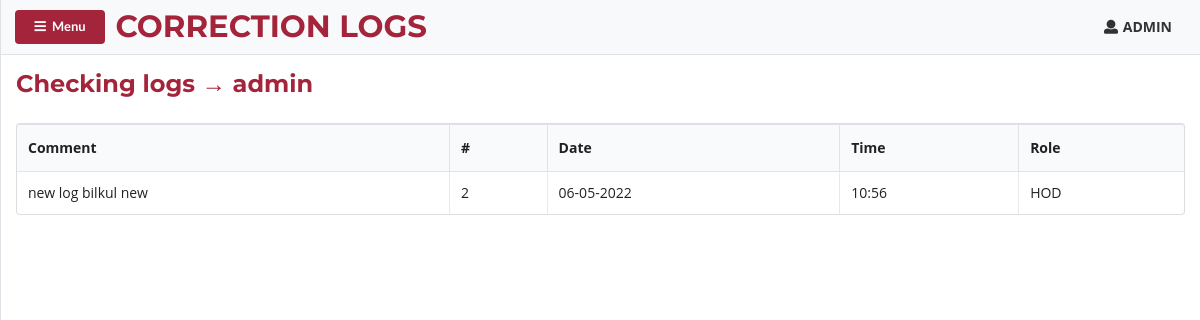
/correction-logs.php?id=admin (signed in), run on the app's committed database.
### tables this page shows
CREATE TABLE `check_logs` (
  `id` int(100) NOT NULL,
  `log` varchar(300) NOT NULL,
  `number` int(100) NOT NULL,
  `date` date NOT NULL,
  `time` time(6) NOT NULL,
  `checker_role` varchar(100) NOT NULL,
  `checker_id` varchar(100) NOT NULL,
  `record_owner_id` varchar(100) NOT NULL
);

### correction-logs.php (the view, shortened to what this page needs)
<?php include("header.php") ?>
<?php include("sidenav-head.php") ?>
<div id="page-content-wrapper">
  <nav class="navbar navbar-expand-lg navbar-light bg-light border-bottom">
      <button class="ui button bg-red small" id="menu-toggle"><i class="fa fa-bars mr-1" aria-hidden="true"></i> Menu</button>
      <h2 class="ml-2 my-0 nav-head">CORRECTION LOGS</h2>
      <div class="collapse navbar-collapse" id="navbarSupportedContent">
        <ul class="navbar-nav ml-auto mt-2 mt-lg-0">
          <p id="username" class="mt-0 mr-3"><i class='user icon'></i><strong><?php echo $_SESSION['name'] ?></strong></p>
        </ul>
      </div>
  </nav>
  <div class="container-fluid my-3">
    <div class="head-bar-sec head-bar-grid">
        <h2>Checking logs &#8594 <?php echo $_GET['id']?></h2>
    </div>
    <div class="c-logs">
      <table class="ui celled table">
          <thead>
            <tr>
            <th>Comment</th>
            <th>#</th>
            <th>Date</th>
            <th>Time</th>
            <th>Role</th>
          </tr>
          </thead>
          <tbody>
            <?php
              $sql = "SELECT * FROM `check_logs` WHERE 1";
              $result = $db->query($sql);
              while($row = $result->fetch_assoc()) {
                $date = $row["date"];
                $timestamp = strtotime($date);
                $formatted_date = date("d-m-Y", $timestamp);
                $time = $row['time'];
                $timestamp_sec = strtotime($time);
                $formatted_time = date("h:i", $timestamp_sec);
            ?>
            <tr>
              <td><?php echo $row['log'] ?></td>
              <td><?php echo $row['number'] ?></td>
              <td><?php echo $formatted_date ?></td>
              <td><?php echo $formatted_time ?></td>
              <td><?php echo strtoupper($row['checker_role']) ?></td>
            </tr>
            <?php } ?>
          </tbody>
        </table>
    </div>
</div>
<?php include("sidenav-foot.php") ?>
<?php include("footer.php") ?>

### CSS/simple-sidebar.css (style rules this page uses)
#page-content-wrapper { min-width: 100vw; }
@media (min-width: 768px) { #page-content-wrapper { min-width: 0; width: 100%; } }
.bg-red { background: #a4243b !important; color: white !important; }
.nav-head { color: #a4243b; text-align: center !important; font-size: 2.2em; font-family: "Montserrat", sans-serif !important; }

### CSS/style.css (style rules this page uses)
body { background: white; }
::placeholder { color: #000 !important; }
.head-bar-sec > h2 { color: #a4243b; font-family: "Montserrat", sans-serif !important; display: inline !important; }
.c-logs { margin: 3vh 0; }

### correction-logs.php (style rules this page uses)
.head-bar-grid { display: grid; grid-template-columns: auto auto; }

### data on the page
check_logs: log "new log bilkul new", number "2", date "06-05-2022", time "10:56", checker_role "HOD"

### other printed values
$_SESSION['name'] "ADMIN"
$_GET['id'] "admin"
